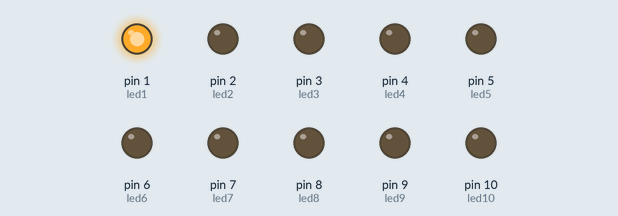
A sketch run on a simulated Arduino Uno, built with avr-gcc and run on an emulated ATmega328P. Shown: output pins drawn as LEDs (lit = HIGH).

Above: at 0.02 s.
At 0.37 s:
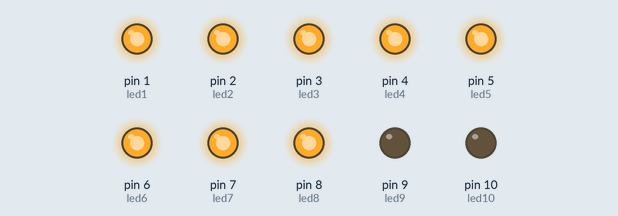
At 0.72 s:
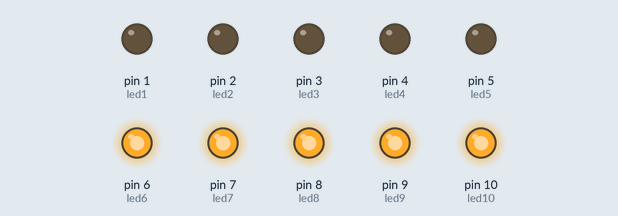
At 1.42 s:
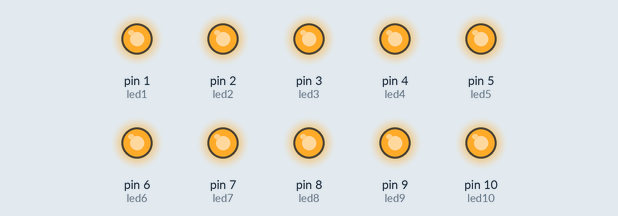
At 2.85 s:
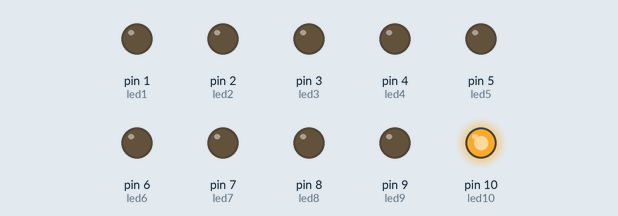
At 4.32 s:
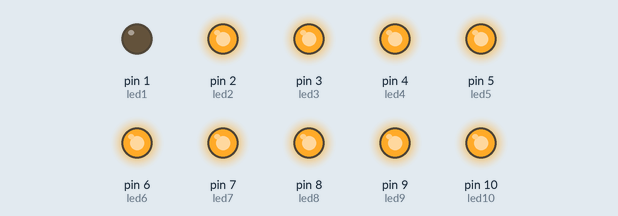
Timing chart, 0 to 4.6 s (numbered marks = the images above):
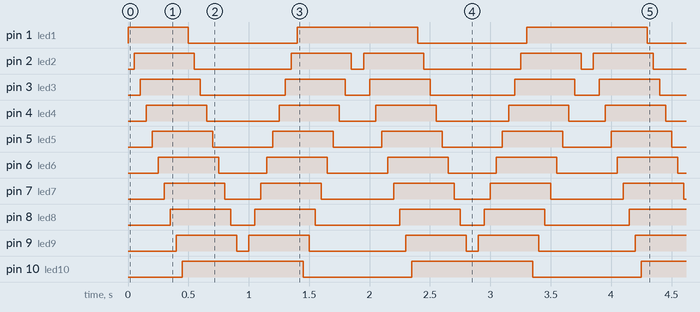

The sketch:

ex005.ino
```cpp
// 5) Faça uma sequência de 10 leds ligar sequencialmente
int led1 = 1;
int led2 = 2;
int led3 = 3;
int led4 = 4;
int led5 = 5;
int led6 = 6;
int led7 = 7;
int led8 = 8;
int led9 = 9;
int led10 = 10;

void setup() {
  pinMode(led1, OUTPUT);
  pinMode(led2, OUTPUT);
  pinMode(led3, OUTPUT);
  pinMode(led4, OUTPUT);
  pinMode(led5, OUTPUT);
  pinMode(led6, OUTPUT);
  pinMode(led7, OUTPUT);
  pinMode(led8, OUTPUT);
  pinMode(led9, OUTPUT);
  pinMode(led10, OUTPUT);
}

void loop() {
// Com utilização de variáveis
  // digitalWrite(led1, HIGH);
  // delay(50);
  // digitalWrite(led2, HIGH);
  // delay(50);
  // digitalWrite(led3, HIGH);
  // delay(50);
  // digitalWrite(led4, HIGH);
  // delay(50);
  // digitalWrite(led5, HIGH);
  // delay(50);
  // digitalWrite(led6, HIGH);
  // delay(50);
  // digitalWrite(led7, HIGH);
  // delay(50);
  // digitalWrite(led8, HIGH);
  // delay(50);
  // digitalWrite(led9, HIGH);
  // delay(50);
  // digitalWrite(led10, HIGH);
  // delay(50);
  // digitalWrite(led1, LOW);
  // delay(50);
  // digitalWrite(led2, LOW);
  // delay(50);
  // digitalWrite(led3, LOW);
  // delay(50);
  // digitalWrite(led4, LOW);
  // delay(50);
  // digitalWrite(led5, LOW);
  // delay(50);
  // digitalWrite(led6, LOW);
  // delay(50);
  // digitalWrite(led7, LOW);
  // delay(50);
  // digitalWrite(led8, LOW);
  // delay(50);
  // digitalWrite(led9, LOW);
  // delay(50);
  // digitalWrite(led10, LOW);
  // delay(50);


// Utilizando laço de repetição
  // for (int i = 1; i <= 10; i++) {
  //   digitalWrite(i, HIGH);
  //   delay(50);
  // }
  // for (int i = 10; i >= 1; i--) {
  //   digitalWrite(i, LOW);
  //   delay(50);
  // }


// Outro padrão de pisca
  for (int i = 1; i <= 10; i++) {
    digitalWrite(i, HIGH);
    delay(50);
  }
  for (int i = 1; i < 10; i++) {
    digitalWrite(i, LOW);
    delay(50);
  }
  for (int i = 10; i >= 1; i--) {
    digitalWrite(i, HIGH);
    delay(50);
  }
  for (int i = 10; i > 1; i--) {
    digitalWrite(i, LOW);
    delay(50);
  }
}
```

Measured:
- by itself, pin 1 (led1): repeats every 1.9 s: LOW 0.90 s, HIGH 1.0 s
- by itself, pin 2 (led2): repeats every 1.9 s: LOW 0.80 s, HIGH 0.50 s, LOW 0.10 s, HIGH 0.50 s
- by itself, pin 3 (led3): repeats every 1.9 s: LOW 0.70 s, HIGH 0.50 s, LOW 0.20 s, HIGH 0.50 s
- by itself, pin 4 (led4): repeats every 1.9 s: LOW 0.60 s, HIGH 0.50 s, LOW 0.30 s, HIGH 0.50 s
- by itself, pin 5 (led5): alternates HIGH for 0.50 s and LOW for 0.50 s
- by itself, pin 6 (led6): alternates HIGH for 0.50 s and LOW for 0.40 s
- by itself, pin 7 (led7): repeats every 1.9 s: LOW 0.30 s, HIGH 0.50 s, LOW 0.60 s, HIGH 0.50 s
- by itself, pin 8 (led8): repeats every 1.9 s: LOW 0.20 s, HIGH 0.50 s, LOW 0.70 s, HIGH 0.50 s
